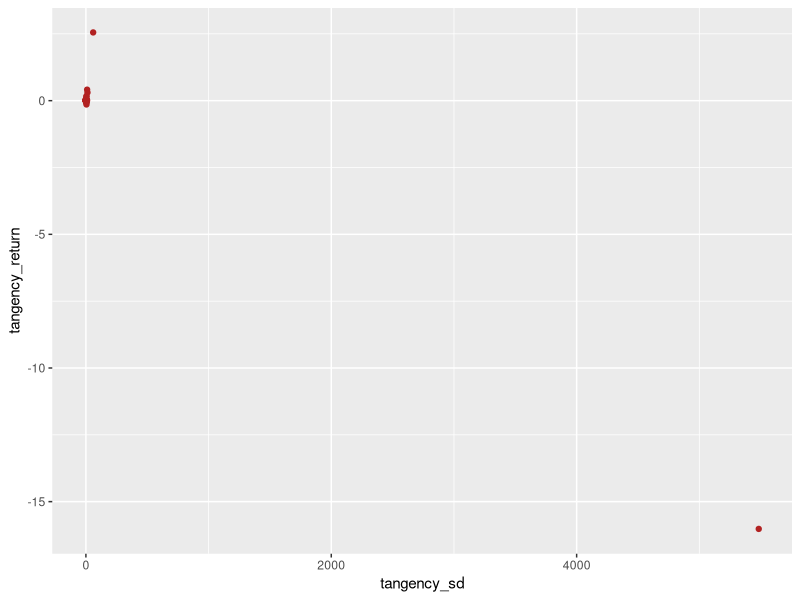
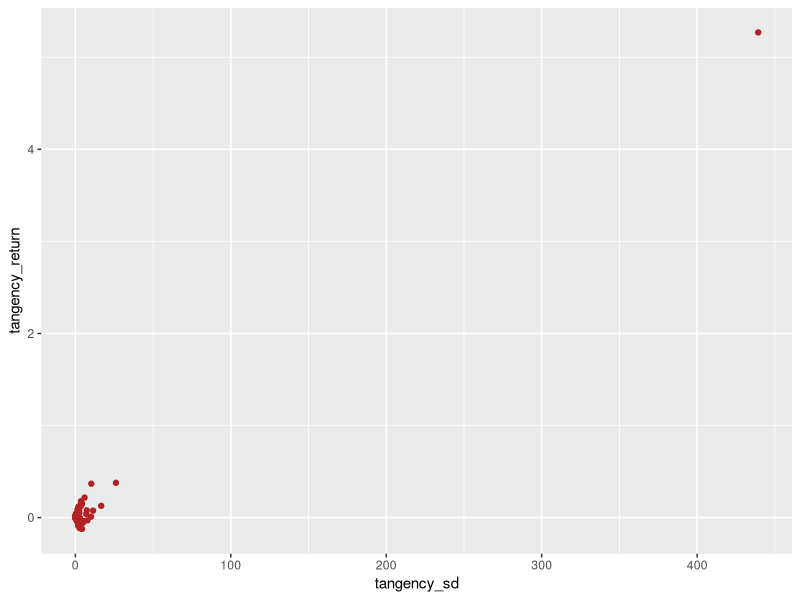
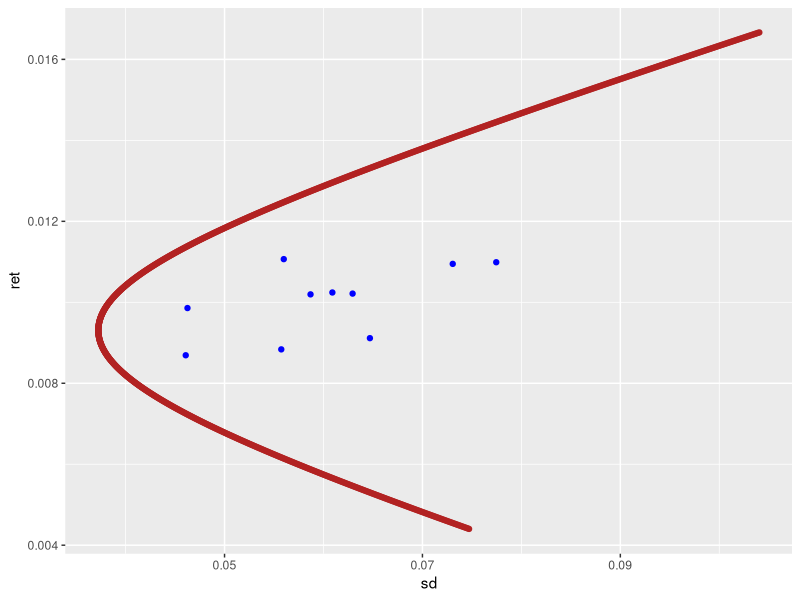
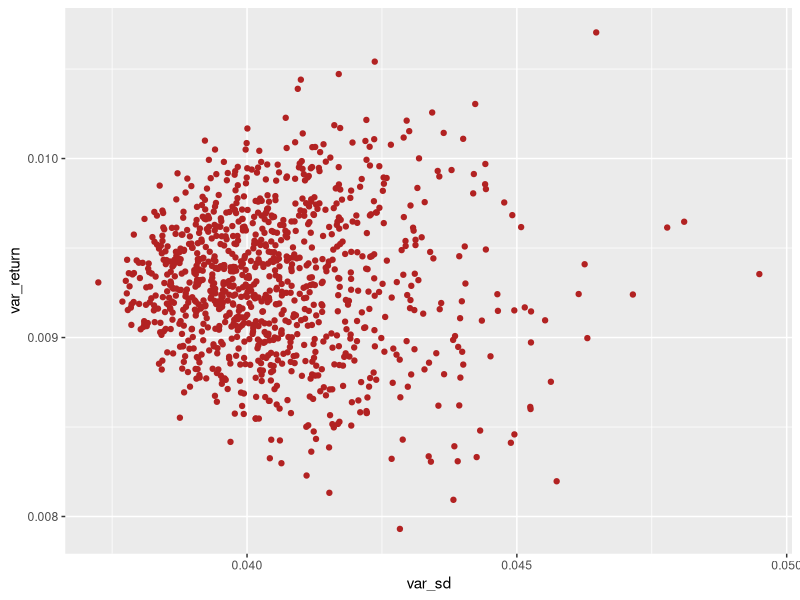
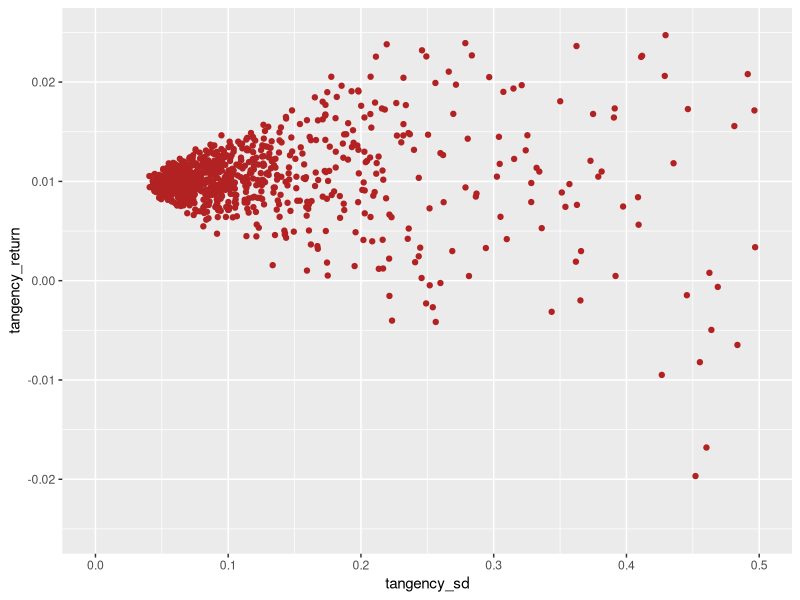
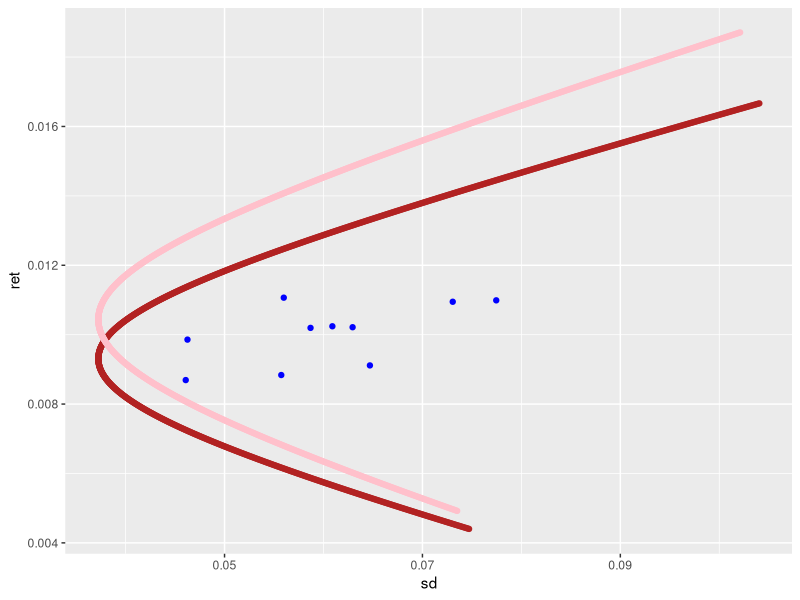
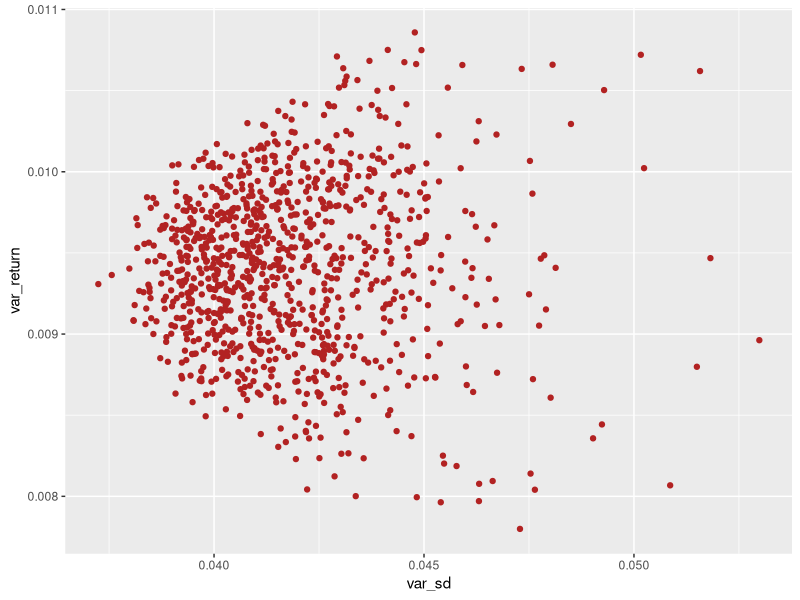
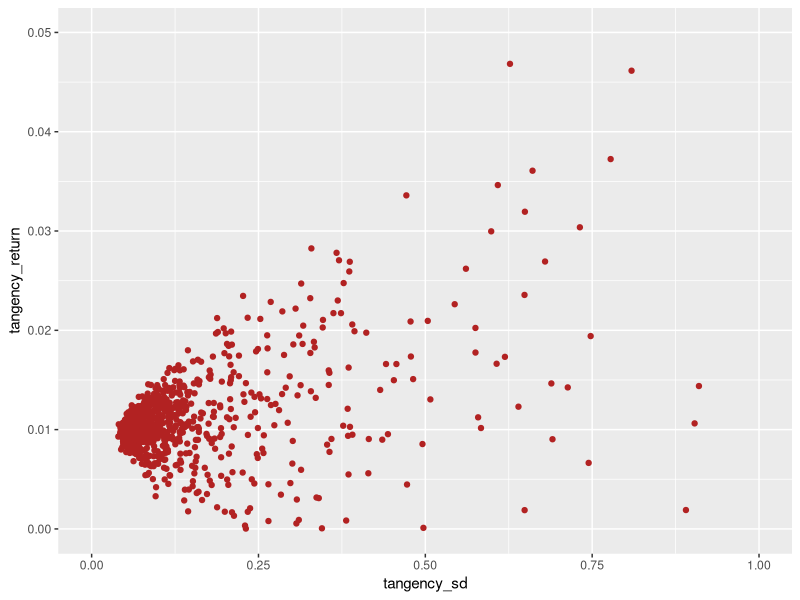

These figures' R source, in order:
library(readr)
library(MASS)
library(ggplot2)
setwd("~/Applied_Quant_Finance")
rm(list=ls())

#Question 1A
raw <- read_csv("Prob_Set_2.csv")
raw <- raw/100
industry_returns <- as.matrix(raw[,2:11])

vcov_mat <- cov(industry_returns)
v_inv <- ginv(vcov_mat) 
mean_return <- sapply(as.list(as.data.frame(industry_returns)), mean)
mean_rf <- mean(raw$`Risk-free rate`)
mean_return2 <- mean_return - mean_rf

one_v <- rep(1, 10)
mvp_weights <- (v_inv %*% one_v) / as.vector((t(one_v) %*% v_inv %*% one_v))
tan_weights <- (v_inv %*% mean_return2) / (as.vector(t(one_v) %*% v_inv %*% mean_return2))

mvp_return <- mean_return %*% mvp_weights
tan_return <- mean_return %*% tan_weights

mvp_sd <- (t(mvp_weights) %*% vcov_mat %*% mvp_weights)^(1/2)
tan_sd <- (t(tan_weights) %*% vcov_mat %*% tan_weights)^(1/2)

monthly_mvp <- industry_returns %*% mvp_weights
monthly_tan <- industry_returns %*% tan_weights
cov_two_port <- cov(monthly_mvp, monthly_tan)

weights <- seq(-5, 5, .01)
efficient_frontier <- data.frame(ret = numeric(), sd = numeric())
for (w in weights){
  multi_sd <- (w^2 * mvp_sd^2 + (1-w)^2 * tan_sd^2 + 2*w*(1-w)*cov_two_port)^(1/2)
  multi_return <- w*mvp_return + (1-w)*tan_return
  temp = data.frame(ret = multi_return, sd = multi_sd)
  efficient_frontier <- rbind(efficient_frontier, temp)
}

industry_sd1 <- sapply(as.list(as.data.frame(industry_returns)), sd)

industries <- data.frame(mean_r = mean_return, i_sd = industry_sd1)

first_plot <- ggplot(data = efficient_frontier, aes(x = sd, y = ret)) + 
              geom_point(color="firebrick") + 
              geom_point(aes(x=i_sd, y = mean_r), data = industries, color="blue")

#Question 1B
industry_sd <- industry_sd1 / sqrt(1069)
mean_return_inc <- mean_return2 + industry_sd
tan_weights2 <- (v_inv %*% mean_return_inc) / (as.vector(t(one_v) %*% v_inv %*% mean_return_inc))

tan_return2 <- (mean_return + industry_sd) %*% tan_weights2
tan_sd2 <- (t(tan_weights2) %*% vcov_mat %*% tan_weights2)^(1/2)

mvp_return2 <-  (mean_return + industry_sd) %*% mvp_weights

monthly_mvp2 <- industry_returns %*% mvp_weights
monthly_tan2 <- industry_returns %*% tan_weights2
cov_two_port <- cov(monthly_mvp2, monthly_tan2)

weights <- seq(-5, 5, .01)
efficient_frontier2 <- data.frame(ret = numeric(), sd = numeric())
for (w in weights){
  multi_sd <- (w^2 * mvp_sd^2 + (1-w)^2 * tan_sd2^2 + 2*w*(1-w)*cov_two_port)^(1/2)
  multi_return <- w*mvp_return2 + (1-w)*tan_return2
  temp = data.frame(ret = multi_return, sd = multi_sd)
  efficient_frontier2 <- rbind(efficient_frontier2, temp)
}

second_plot <- ggplot(data = efficient_frontier, aes(x = sd, y = ret)) + 
              geom_point(color="firebrick") + 
              geom_point(aes(x=i_sd, y = mean_r), data = industries, color="blue") +
              geom_point(aes(x=sd, y=ret), data=efficient_frontier2, color = "pink")

#Question 1C
var_only_mat <- vcov_mat
var_only_mat[upper.tri(var_only_mat) | lower.tri(var_only_mat)] = 0
v_only_inv = ginv(var_only_mat)

tan_weights3 <- (v_only_inv %*% mean_return2) / (as.vector(t(one_v) %*% v_only_inv %*% 
                                                           mean_return2))
tan_return3 <- mean_return %*% tan_weights3
tan_sd3 <- (t(tan_weights3) %*% var_only_mat %*% tan_weights3)^(1/2)

mvp_weights3 <- (v_only_inv %*% one_v) / as.vector((t(one_v) %*% v_only_inv %*% one_v))
mvp_return3 <- mean_return %*% mvp_weights3
mvp_sd3 <- (t(mvp_weights3) %*% var_only_mat %*% mvp_weights3)^(1/2)

monthly_mvp3 <- industry_returns %*% mvp_weights3
monthly_tan3 <- industry_returns %*% tan_weights3
cov_two_port3 <- cov(monthly_mvp3, monthly_tan3)

weights <- seq(-5, 5, .01)
efficient_frontier3 <- data.frame(ret = numeric(), sd = numeric())
for (w in weights){
  multi_sd <- (w^2 * mvp_sd3^2 + (1-w)^2 * tan_sd3^2 + 2*w*(1-w)*cov_two_port3)^(1/2) 
  multi_return <- w*mvp_return3 + (1-w)*tan_return3
  temp = data.frame(ret = multi_return, sd = multi_sd)
  efficient_frontier3 <- rbind(efficient_frontier3, temp)
}

third_plot <- ggplot(data = efficient_frontier, aes(x = sd, y = ret)) + 
              geom_point(color="firebrick") + 
              geom_point(aes(x=i_sd, y = mean_r), data = industries, color="blue") +
              geom_point(aes(x=sd, y=ret), data=efficient_frontier2, color = "pink") +
              geom_point(aes(x=sd, y=ret), data=efficient_frontier3, color = "green")

#FQuestion 1C Continued

#For Questions 1D and 1E
num_months <- 60

#Question 1D
total_portfolio_normal <- data.frame(var_return = mvp_return, var_sd = mvp_sd, tangency_return = tan_return, tangency_sd = tan_sd)
highest_weight1 <- numeric()
for (i in 1:1000){
  predicted_IR <- mvrnorm(n = num_months, mu = mean_return, Sigma = vcov_mat)
  vcov_mat_p <- cov(predicted_IR)
  v_inv_p <- ginv(vcov_mat_p) 
  mean_return_p <- sapply(as.list(as.data.frame(predicted_IR)), mean)
  mean_return_p2 <- mean_return_p - mean_rf
  
  mvp_weights_p <- (v_inv_p %*% one_v) / as.vector((t(one_v) %*% v_inv_p %*% one_v))
  tan_weights_p <- (v_inv_p %*% mean_return_p2) / (as.vector(t(one_v) %*% v_inv_p %*% mean_return_p2))
  
  mvp_return_p <- mean_return %*% mvp_weights_p
  tan_return_p <- mean_return %*% tan_weights_p
  
  mvp_sd_p <- (t(mvp_weights_p) %*% vcov_mat %*% mvp_weights_p)^(1/2)
  tan_sd_p <- (t(tan_weights_p) %*% vcov_mat %*% tan_weights_p)^(1/2)
  
  highest_weight1 <- c(highest_weight1, max(tan_weights_p))
  temp <- data.frame(var_return = mvp_return_p, var_sd = mvp_sd_p, tangency_return = tan_return_p, tangency_sd = tan_sd_p)
  total_portfolio_normal <- rbind(total_portfolio_normal, temp)
}

fourth_plot <- ggplot(data = total_portfolio_normal, aes(x=var_sd, y=var_return)) +
               geom_point(color = "firebrick")
fifth_plot <- ggplot(data = total_portfolio_normal, aes(x=tangency_sd, y=tangency_return)) +
              geom_point(color = "firebrick")
sixth_plot <- ggplot(data = total_portfolio_normal, aes(x=tangency_sd, y=tangency_return)) +
              geom_point(color = "firebrick") + xlim(0,1) + ylim(0, .05)


#Question 1E
highest_weight2 <- numeric()
total_portfolio_boot <- data.frame(var_return = mvp_return, var_sd = mvp_sd, tangency_return = tan_return, tangency_sd = tan_sd)
for (i in 1:1000){
  indices <- sample(1:1069, num_months)
  predicted_IR <- industry_returns[indices,]
  vcov_mat_p <- cov(predicted_IR)
  v_inv_p <- ginv(vcov_mat_p) 
  mean_return_p <- sapply(as.list(as.data.frame(predicted_IR)), mean)
  mean_return_p2 <- mean_return_p - mean_rf
  
  mvp_weights_p <- (v_inv_p %*% one_v) / as.vector((t(one_v) %*% v_inv_p %*% one_v))
  tan_weights_p <- (v_inv_p %*% mean_return_p2) / (as.vector(t(one_v) %*% v_inv_p %*% mean_return_p2))
  
  mvp_return_p <- mean_return %*% mvp_weights_p
  tan_return_p <- mean_return %*% tan_weights_p
  
  mvp_sd_p <- (t(mvp_weights_p) %*% vcov_mat %*% mvp_weights_p)^(1/2)
  tan_sd_p <- (t(tan_weights_p) %*% vcov_mat %*% tan_weights_p)^(1/2)
  
  highest_weight2 <- c(highest_weight2, max(tan_weights_p))
  temp <- data.frame(var_return = mvp_return_p, var_sd = mvp_sd_p, tangency_return = tan_return_p, tangency_sd = tan_sd_p)
  total_portfolio_boot <- rbind(total_portfolio_boot, temp)
}

seventh_plot <- ggplot(data = total_portfolio_boot, aes(x=var_sd, y=var_return)) +
                geom_point(color = "firebrick")
eigth_plot <- ggplot(data = total_portfolio_boot, aes(x=tangency_sd, y=tangency_return)) +
              geom_point(color = "firebrick")
ninth_plot <- ggplot(data = total_portfolio_boot, aes(x=tangency_sd, y=tangency_return)) +
              geom_point(color = "firebrick") + xlim(0,.5) + ylim(-.025, .025)
